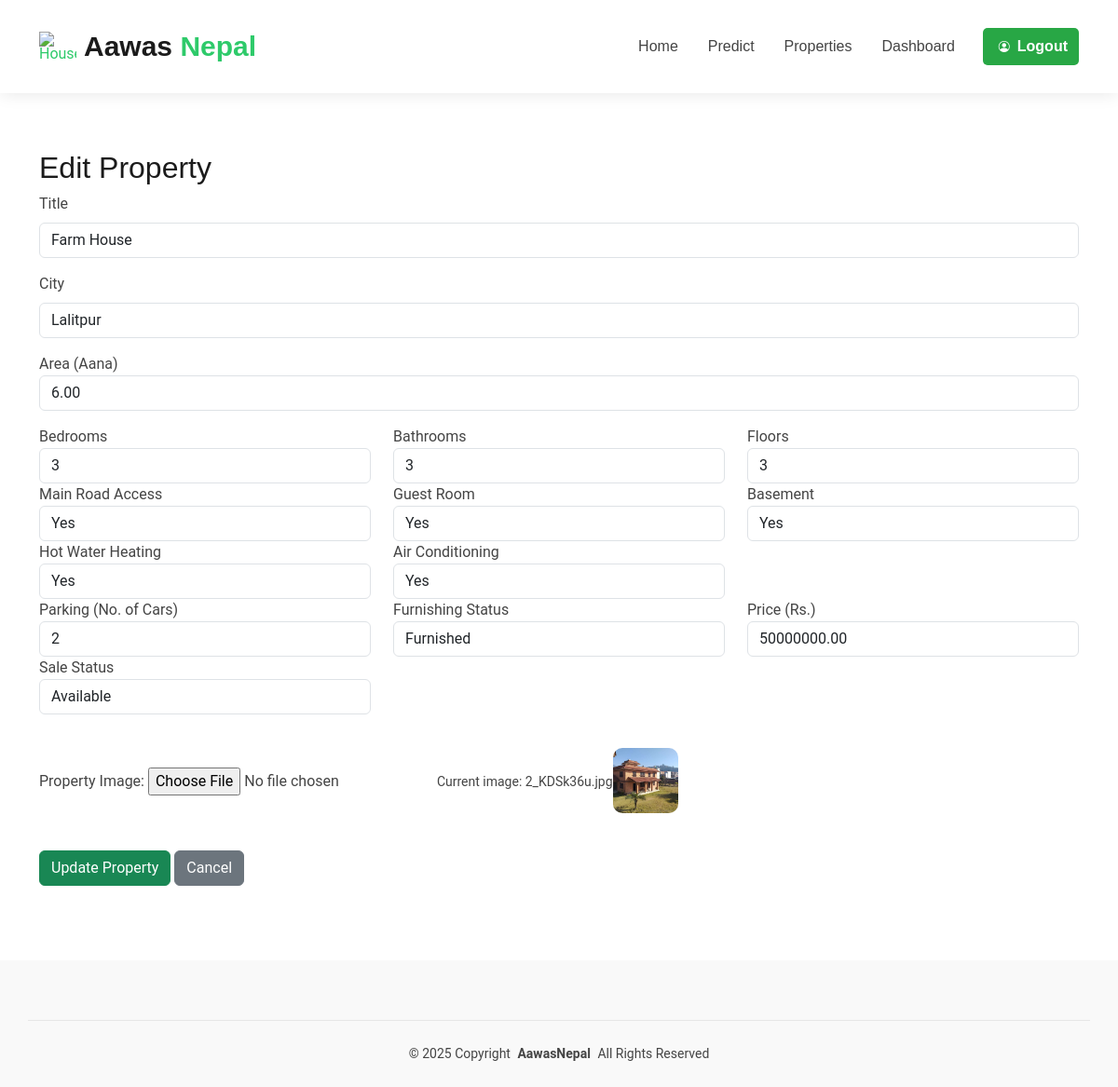
The app's page /property/edit/5/ (signed in) with its own data.
### house/models.py (models this page shows, shortened)
class Property(models.Model):
    seller = models.ForeignKey(User, on_delete=models.CASCADE, related_name="properties_for_sale")
    CITY_CHOICES = [
        ('ktm', 'Kathmandu'),
        ('bkt', 'Bhaktapur'),
        ('lat', 'Lalitpur'),
    ]
    FURNISHING_STATUS_CHOICES = [
        ('furnished', 'Furnished'),
        ('semi_furnished', 'Semi-furnished'),
        ('unfurnished', 'Unfurnished'),
    ]
    SALE_STATUS_CHOICES = [
        ('available', 'Available'),
        ('sold', 'Sold'),
    ]
    title = models.CharField(max_length=200)
    city = models.CharField(max_length=100, choices=CITY_CHOICES)
    area = models.DecimalField(max_digits=10, decimal_places=2)
    bedrooms = models.IntegerField()
    bathrooms = models.IntegerField()
    stories = models.IntegerField()
    mainroad = models.BooleanField(default=False)
    guestroom = models.BooleanField(default=False)
    basement = models.BooleanField(default=False)
    hotwaterheating = models.BooleanField(default=False)
    airconditioning = models.BooleanField(default=False)
    parking = models.IntegerField(default=0)
    furnishingstatus = models.CharField(max_length=20, choices=FURNISHING_STATUS_CHOICES, default='unfurnished')
    price = models.DecimalField(max_digits=20, decimal_places=2)
    property_image = models.ImageField(upload_to='property_images/')
    is_approved = models.BooleanField(default=False)
    decline_reason = models.TextField(null=True, blank=True)
    sale_status = models.CharField(
        max_length=20,
        choices=SALE_STATUS_CHOICES,
        default='available'
    )
    created_at = models.DateTimeField(auto_now_add=True)

class PropertyImage(models.Model):
    property = models.ForeignKey(Property, related_name="images", on_delete=models.CASCADE)
    image = models.ImageField(upload_to='property_images/')

### house/views.py (the view, shortened to what this page needs)
# urls.py: path('property/edit/<int:property_id>/', edit_property, name='edit_property'),
def edit_property(request, property_id):
    if request.user.is_superuser:
        property_obj = get_object_or_404(Property, id=property_id)
    else:
        property_obj = get_object_or_404(Property, id=property_id, seller=request.user)
    return render(request, 'edit_property.html', {
        'property': property_obj,
        'city_choices': Property.CITY_CHOICES,
        'furnishing_choices': Property.FURNISHING_STATUS_CHOICES,
        'sale_status_choices':Property.SALE_STATUS_CHOICES
    })

### house/templates/edit_property.html (shortened to what this page needs)
{% extends 'index.html' %} {% load static %}
{% block content %}
<main class="main">
  <div class="page-title" data-aos="fade">
    <div class="heading">
      <div class="container">
        <h2>Edit Property</h2>
        <form method="POST" enctype="multipart/form-data" action="{% url 'edit_property' property.id %}">
          <div class="mb-3">
            <label for="title" class="form-label">Title</label>
            <input
              type="text"
              class="form-control"
              id="title"
              name="title"
              value="{{ property.title }}"
              required
            />
          </div>
          <div class="mb-3">
            <label for="city" class="form-label">City</label>
            <select class="form-control" id="city" name="city" required>
                {% for value, display in city_choices %}
                    <option value="{{ value }}"
                            {% if value == property.city %}selected{% endif %}>
                        {{ display }}
                    </option>
                {% endfor %}
            </select>
          </div>
          <div class="form-group mb-3">
            <label>Area (Aana)</label>
            <input
              type="number"
              class="form-control"
              name="area"
              value="{{ property.area }}"
              required
            />
          </div>
          <div class="row">
            <div class="col-md-4">
              <label>Bedrooms</label>
              <input
                type="number"
                class="form-control"
                name="bedrooms"
                value="{{ property.bedrooms }}"
                required
              />
            </div>
            <div class="col-md-4">
              <label>Bathrooms</label>
              <input
                type="number"
                class="form-control"
                name="bathrooms"
                value="{{ property.bathrooms }}"
                required
              />
            </div>
            <div class="col-md-4">
              <label>Floors</label>
              <input
                type="number"
                class="form-control"
                name="stories"
                value="{{ property.stories }}"
                required
              />
            </div>
          </div>
          <div class="row">
            <div class="col-md-4">
                <label>Main Road Access</label>
                <select class="form-control" name="mainroad" required>
                    <option value="True" {% if property.mainroad %}selected{% endif %}>Yes</option>
                </select>
            </div>
            <div class="col-md-4">
                <label>Guest Room</label>
                <select class="form-control" name="guestroom" required>
                    <option value="True" {% if property.guestroom %}selected{% endif %}>Yes</option>
                </select>
            </div>
            <div class="col-md-4">
                <label>Basement</label>
                <select class="form-control" name="basement" required>
                    <option value="True" {% if property.basement %}selected{% endif %}>Yes</option>
                </select>
            </div>
        </div>
        <div class="row">
            <div class="col-md-4">
                <label>Hot Water Heating</label>
                <select class="form-control" name="hotwaterheating" required>
                    <option value="True" {% if property.hotwaterheating %}selected{% endif %}>Yes</option>
                </select>
            </div>
            <div class="col-md-4">
                <label>Air Conditioning</label>
                <select class="form-control" name="airconditioning" required>
                    <option value="True" {% if property.airconditioning %}selected{% endif %}>Yes</option>
                </select>
            </div>
        </div>
          <div class="row">
            <div class="col-md-4">
              <label>Parking (No. of Cars)</label>
              <input
                type="number"
                class="form-control"
                id="parking"
                name="parking"
                value="{{ property.parking }}"
                required
              />
            </div>
            <div class="col-md-4">
              <label>Furnishing Status</label>
              <select class="form-control" id="furnishingstatus" name="furnishingstatus">
                {% for value, display in furnishing_choices %}
                    <option value="{{ value }}"
                            {% if value == property.furnishingstatus %}selected{% endif %}>
                        {{ display }}
                    </option>
                {% endfor %}
            </select>
            </div>
            <div class="col-md-4">
              <label>Price (Rs.)</label>
              <input
                type="number"
                class="form-control"
                name="price"
                value="{{ property.price }}"
                required
              />
            </div>
          </div>
          <div class="row mb-3">
            <div class="col-md-4">
              <label>Sale Status</label>
              <select class="form-control" name="sale_status" required>
                  {% for value, display in sale_status_choices %}
                      <option value="{{ value }}" {% if value == property.sale_status %}selected{% endif %}>
                          {{ display }}
                      </option>
                  {% endfor %}
              </select>
          </div>
        </div>
          <div class="form-group mb-3">
            <label for="property_image">Property Image:</label>
            <input type="file" class="form-control-file" id="property_image"
                   name="property_image"/>
            {% if property.images.all %}
                <small>Current image: {{ property.images.first.image.name|cut:"property_images/" }}<img  style="margin-top: 20px; height: 70px; width: 70px; object-fit: cover; border-radius: 10px;"
                  src="{{ property.images.first.image.url }}"
                  alt="House Image"
                  class="img-fluid mb-4"
                /></small>
            {% endif %}
          </div>
          <button type="submit" class="btn btn-success">Update Property</button>
          <a href="{% url 'user_dashboard' %}" class="btn btn-secondary"
            >Cancel</a
          >
        </form>
      </div>
    </div>
  </div>
</main>
{% endblock %}

### static/assets/css/main.css (style rules this page uses)
:root { --default-font: "Roboto", system-ui, -apple-system, "Segoe UI", Roboto, "Helvetica Neue", Arial, "Noto Sans", "Liberation Sans", sans-serif, "Apple Color Emoji", "Segoe UI Emoji", "Segoe UI Symbol", "Noto Color Emoji"; --heading-font: "Raleway", sans-serif; --nav-font: "Poppins", sans-serif; }
:root { --background-color: #ffffff; --default-color: #444444; --heading-color: #1b1b1b; --accent-color: #2eca6a; --surface-color: #ffffff; --contrast-color: #ffffff; }
:root { --nav-color: #444444; --nav-hover-color: #000000; --nav-mobile-background-color: #ffffff; --nav-dropdown-background-color: #ffffff; --nav-dropdown-color: #444444; --nav-dropdown-hover-color: #2eca6a; }
:root { scroll-behavior: smooth; }
body { color: var(--default-color); background-color: var(--background-color); font-family: var(--default-font); }
a { color: var(--accent-color); text-decoration: none; transition: 0.3s; }
h1, h2, h3, h4, h5, h6 { color: var(--heading-color); font-family: var(--heading-font); }
.page-title { color: var(--default-color); background-color: var(--background-color); position: relative; }
.page-title .heading { padding: 160px 0 80px 0; border-top: 1px solid color-mix(in srgb, var(--default-color), transparent 90%); }

### records on screen
Property: title "Farm House", city "Lalitpur", area "6.00", bedrooms "3", bathrooms "3", stories "3", mainroad "Yes", guestroom "Yes", basement "Yes", hotwaterheating "Yes", airconditioning "Yes", parking "2", furnishingstatus "Furnished", price "50000000.00", sale_status "Available", images.first.image.name "2_KDSk36u.jpg", images.first.image (picture)
